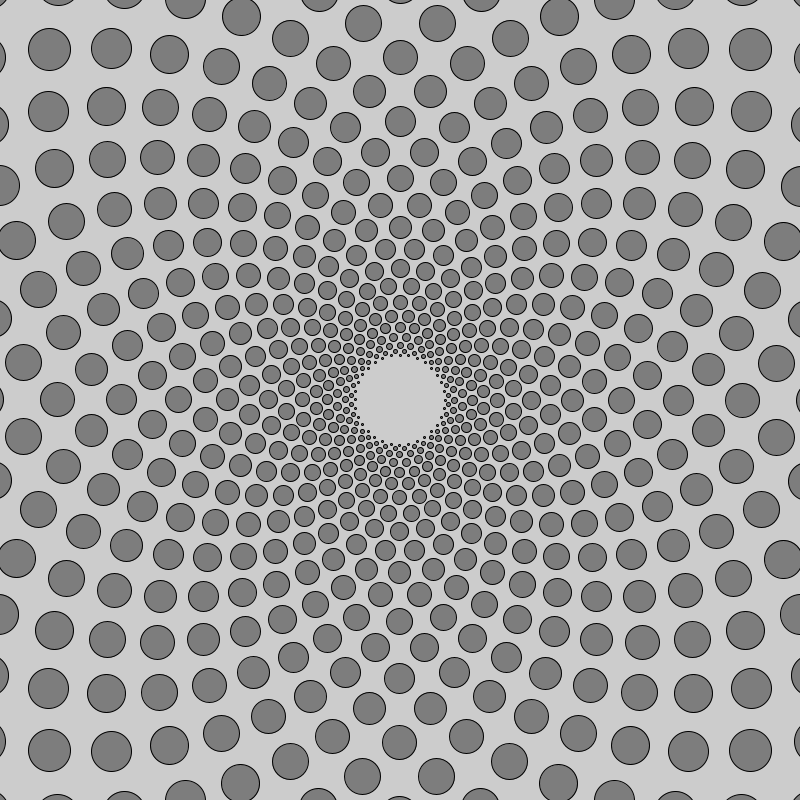
Frame 1 (no input)
Frame 2 (the mouse pressed at the canvas centre, redrawn once): identical to frame 1, image omitted

The Processing sketch that drew this single still picture (run headless with seeded random() and noise(); the mouse was pressed at the canvas centre and the sketch redrawn once):

// Processing sketch: sketch_200713a
// ── sketch_200713a.pde
float diam = 2;
float currentRadius = 45;
int rotator = 0;

void setup() {
  size(800, 800);
  fill(125);
  noLoop();
}

void draw() {
  for (float j = 0; j < 25; j++) {
    for (float i = 0; i < 360; i = i + 11.252) {
      if (rotator % 2 == 0) {
        ellipse((width/2) + cos(radians(i)) * currentRadius, (height/2) + sin(radians(i)) * currentRadius, diam, diam);
      } else {
        ellipse((width/2) + cos(radians(i + 5.625)) * currentRadius, (height/2) + sin(radians(i + 5.625)) * currentRadius, diam, diam);
      }
    }
    rotator++;
    diam += 2;
    currentRadius = currentRadius + (.98 * diam);
  }
}
